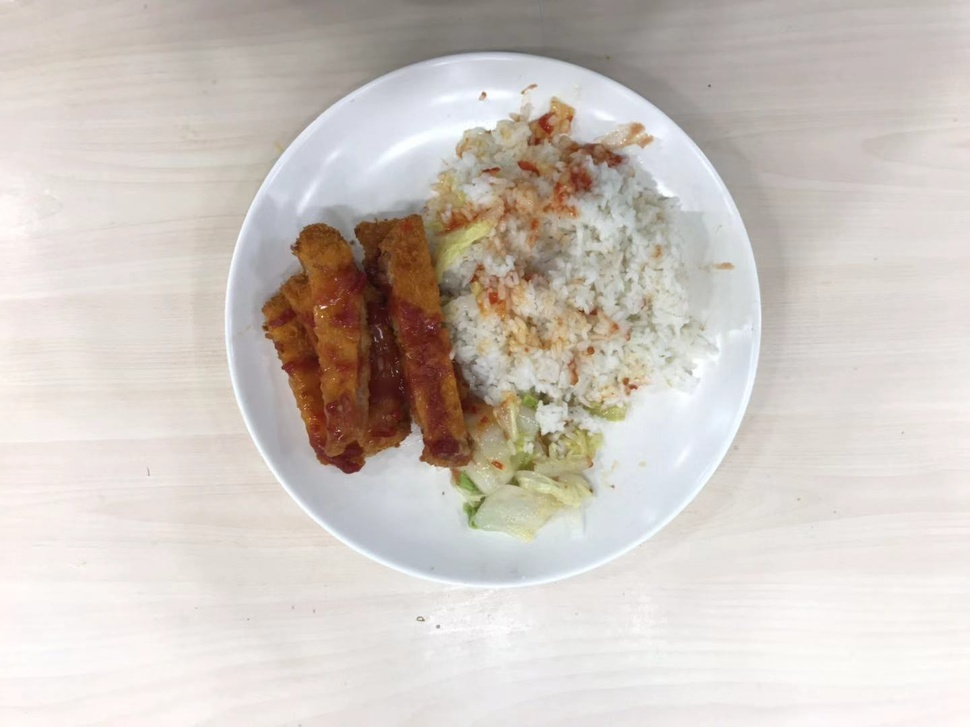
#> input picture volume_estimation/estimator/test.jpg, 970 x 727 px, shrunk from 1440 x 1080 before the run
$ python -i makejson.py   (imports and definitions only)
#> lines starting #> are read from the running program, lines starting #| are printed output that depends on the picture; after the words box and inside, x2 and y2 are one past the last pixel; in counts of white or black regions, pixels touching at a corner belong together
import cv2
import numpy as np
import json
from sklearn.cluster import KMeans
from collections import Counter
import math

def get_points(imgpath):
#> called with imgpath = 'test.jpg'
    img = cv2.imread(imgpath)
#> img is the input picture: shape (727, 970, 3); mean B, G, R 193.1, 199.3, 207
    pix = img.shape[0:2]
#> pix = (727, 970)
    center = pix[1]//2, pix[0]//2
#> center = (485, 363)
    size = max(pix)//2, min(pix)//2
#> size = (485, 363)

    # 타원 그리기
    cv2.ellipse(img, center, size, 0, 0, 360, (255, 255, 255))
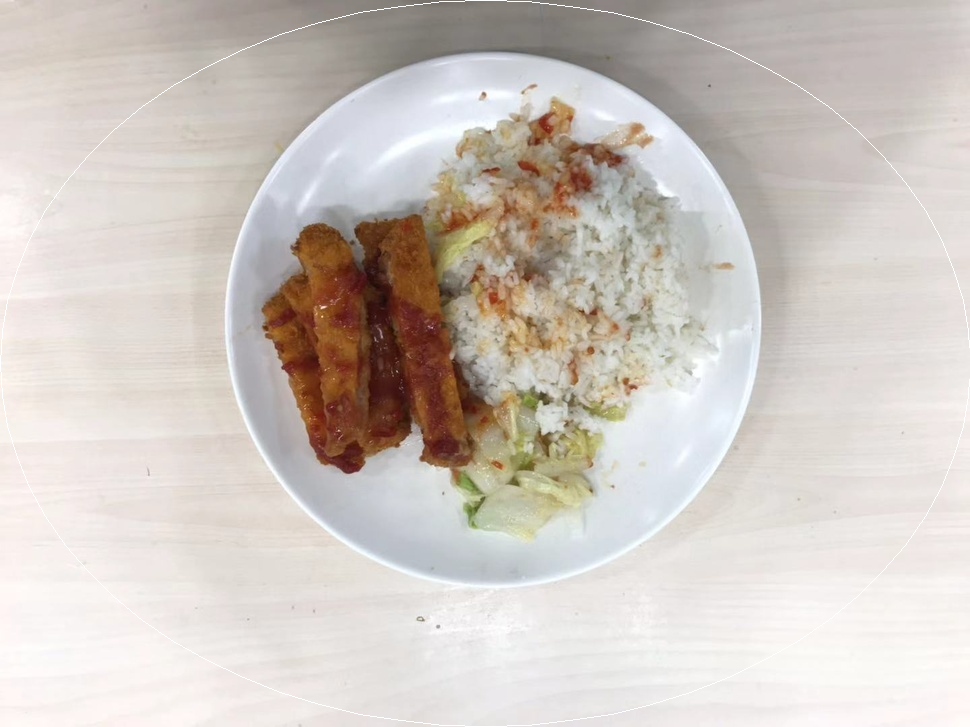
#> img: shape (727, 970, 3); 0.34% of pixels changed, all inside (x1, y1, x2, y2) = (0, 0, 970, 727)
    pts = cv2.ellipse2Poly(center, size, 0, 0, 360, delta=1)

    for i in range(pix[0]):
        for j in range(pix[1]):
            if(cv2.pointPolygonTest(pts, (j, i), False) < 0):
                img[i][j] =  255
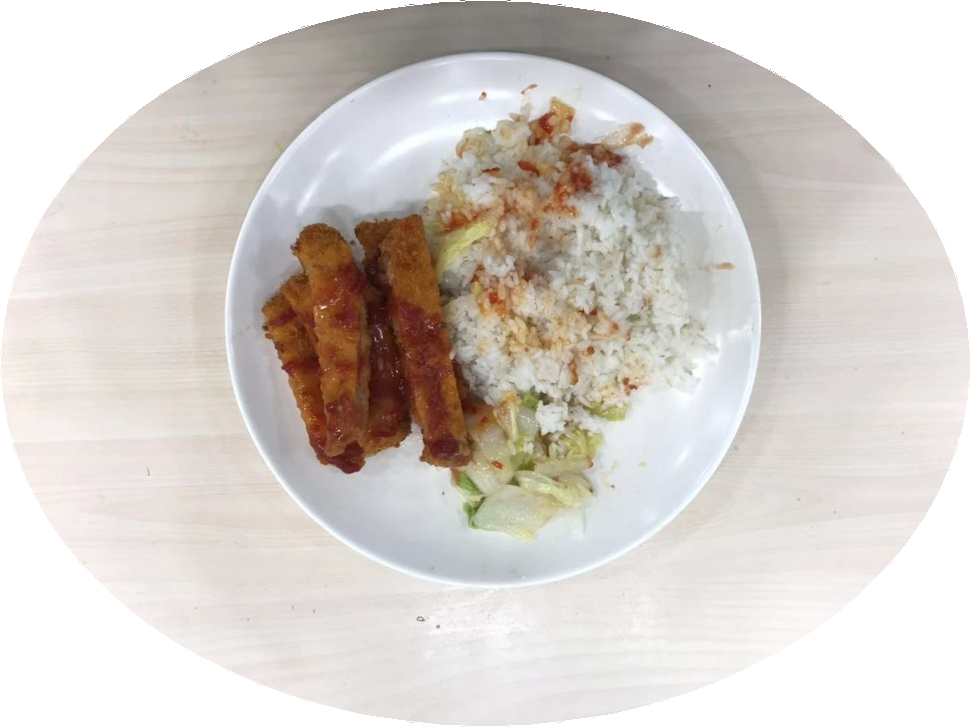
#> img: shape (727, 970, 3); mean B, G, R 201.8, 207.2, 213.5

    # 그레이 스케일로 변환 ---①
    imgray = cv2.cvtColor(img, cv2.COLOR_BGR2GRAY)
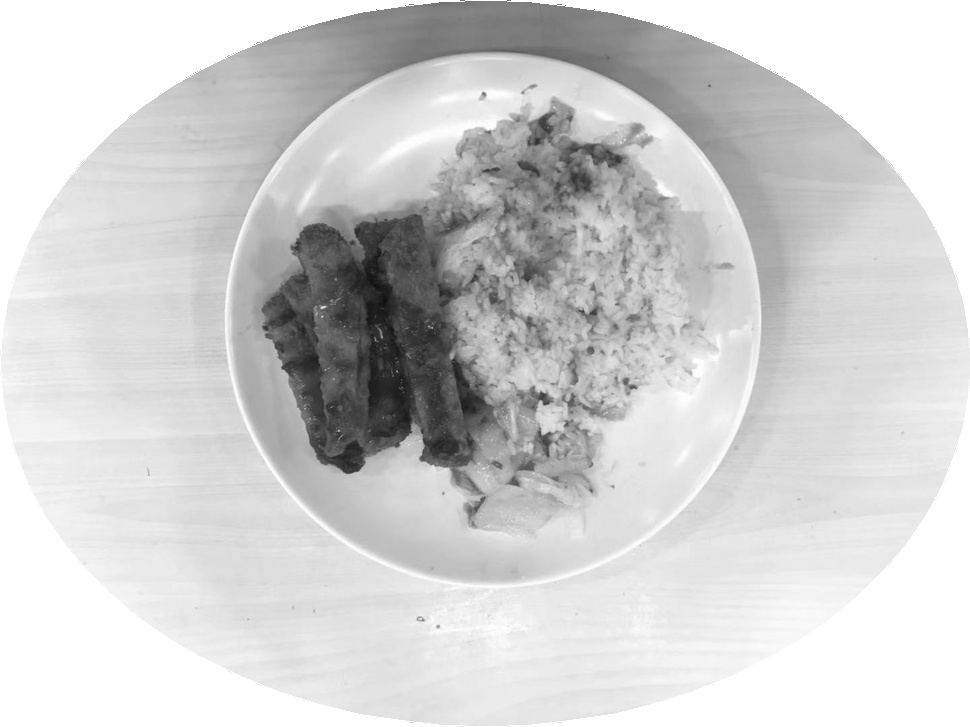
#> imgray: shape (727, 970); min 14, max 255, mean 208.5


    color = get_color(cv2.cvtColor(imgray, cv2.COLOR_BGR2RGB))
#> after the loop in get_color, `for dt in img:`: data = 705190 items
#> color = 173.4

    # 스레시홀드로 바이너리 이미지로 만들어서 검은배경에 흰색전경으로 반전 ---②
    ret, imthres = cv2.threshold(imgray, color, 255, cv2.THRESH_BINARY_INV)
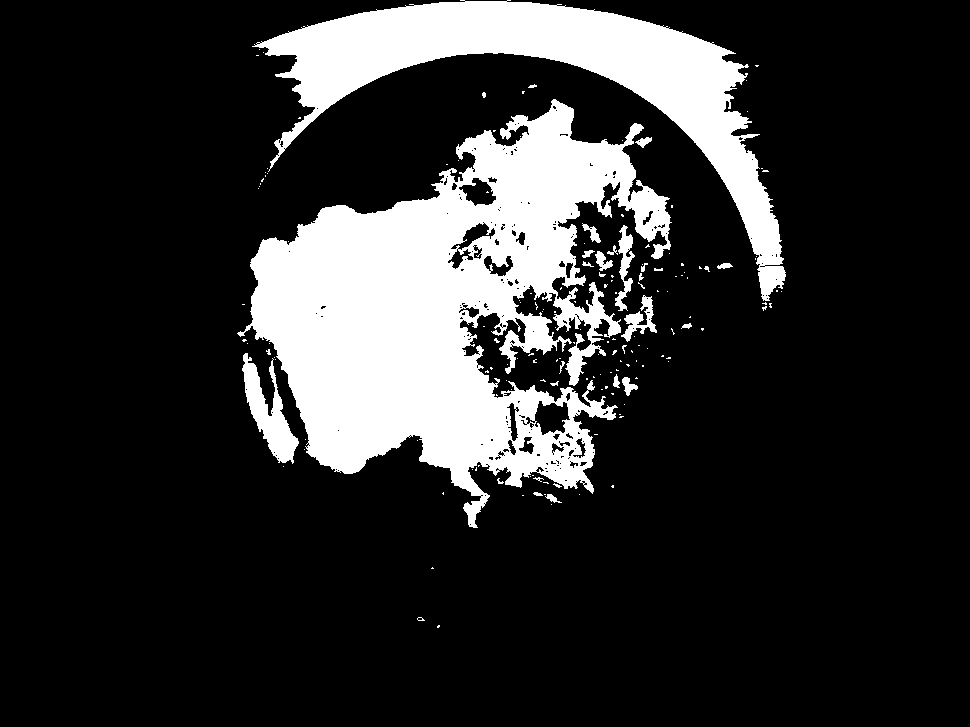
#> imthres: shape (727, 970); 18.2% white; 165 white regions (140 under 20 px)
#> ret = 173
    # 가장 바깥쪽 컨투어에 대해 모든 좌표 반환 ---③
    contour, hierarchy = cv2.findContours(imthres, cv2.RETR_EXTERNAL, cv2.CHAIN_APPROX_NONE)
#> contour = 164 contours, 149 with area under 20; largest, box (x1, y1, x2, y2) and area: (237, 99, 672, 528) 87348, (252, 0, 786, 301) 36360, (242, 353, 299, 464) 2296, (615, 225, 635, 311) 575, (621, 295, 657, 342) 514

    food = []
    for i in contour:
        for j in i:
            food.append(j[0])
#> this loop made 164 passes
#> i on passes 3 to 5: [[432, 567], [431, 568], [432, 568], [433, 568]], [[551, 504]], [[522, 495], [523, 495]]
#> after the loop, food = 8311 pairs, first value 237 to 785, second value 0 to 627

    food = np.array(food).tolist()
    plate_point = np.array(pts).tolist()


    return food, plate_point


def prefix_point(food, plate_point):
    # 좌표상 음수(-) 값들 0으로 조정
    for i,v in enumerate(plate_point):
        if v[0] < 0:
            plate_point[i][0] = 0
        if v[1] < 0:
            plate_point[i][1] = 0

    for i,v in enumerate(food):
        if v[0] < 0:
            food[i][0] = 0
        if v[1] < 0:
            food[i][1] = 0

    return food, plate_point


def create_json(empty_json, result_json, plate, food):
    data = ""
    with open(empty_json, 'r') as json_file:
        data = json.load(json_file)
    for shape in data['shapes']:
        if(shape['label'] == 'plate'):
            shape['points'] = plate
        else:
            shape['points'] = food
    data['imagePath'] = 'result.jpg'

    with open(result_json, 'w') as json_file:
        json_file.write(json.dumps(data))

def write_json(path, diameter, len_per_pix, distanceToObj, plate_depth):
    data = {
        "plate_diameter" : diameter,
        "len_per_pix" : len_per_pix,
        "ditanceToObj" : distanceToObj,
        "plate_depth" : plate_depth
    }
    data_convert = {k : float(v) for k, v in data.items()}
    with open(path+"_info.json", "w") as json_file:
        json_file.write(json.dumps(data_convert))


def get_color(img):
    data = []
    img = img.reshape(-1, 3)
    for dt in img:
        result = [i if i >= 0 else 0 for i in dt ]
        if all(result) > 0:
            data.append(result)

    clt = KMeans(n_clusters=5, n_init=10) # most 5 value
    clt.fit(data)

    n_pixels = len(clt.labels_)
    counter = Counter(clt.labels_) # count how many pixels per cluster
    perc = {}
    for i in counter:
        perc[i] = np.round(counter[i]/n_pixels, 2)

    perc = dict(sorted(perc.items(), key=lambda item : item[1], reverse=True))
    print(perc)
    print(clt.cluster_centers_)
    color = []
    for i, c in enumerate(clt.cluster_centers_):
        color.append(c[0])
    print("mean color : ", np.mean(color))

    return np.mean(color)

>>> result = get_points('test.jpg')
